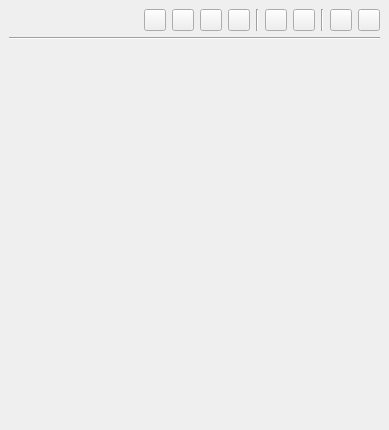
<?xml version="1.0" encoding="UTF-8"?>
<ui version="4.0">
 <class>DockWidget</class>
 <widget class="QDockWidget" name="DockWidget">
  <property name="geometry">
   <rect>
    <x>0</x>
    <y>0</y>
    <width>389</width>
    <height>430</height>
   </rect>
  </property>
  <property name="allowedAreas">
   <set>Qt::LeftDockWidgetArea|Qt::RightDockWidgetArea</set>
  </property>
  <property name="windowTitle">
   <string>Properties</string>
  </property>
  <widget class="QWidget" name="dockWidgetContents">
   <layout class="QVBoxLayout" name="verticalLayout">
    <item>
     <layout class="QHBoxLayout" name="horizontalLayout">
      <item>
       <widget class="QLabel" name="titleLabel">
        <property name="font">
         <font>
          <pointsize>10</pointsize>
          <weight>75</weight>
          <bold>true</bold>
         </font>
        </property>
        <property name="text">
         <string/>
        </property>
       </widget>
      </item>
      <item>
       <spacer name="horizontalSpacer">
        <property name="orientation">
         <enum>Qt::Horizontal</enum>
        </property>
        <property name="sizeHint" stdset="0">
         <size>
          <width>40</width>
          <height>20</height>
         </size>
        </property>
       </spacer>
      </item>
      <item>
       <widget class="QPushButton" name="addReference">
        <property name="minimumSize">
         <size>
          <width>22</width>
          <height>22</height>
         </size>
        </property>
        <property name="maximumSize">
         <size>
          <width>22</width>
          <height>22</height>
         </size>
        </property>
        <property name="toolTip">
         <string>Add new reference</string>
        </property>
        <property name="text">
         <string/>
        </property>
        <property name="iconSize">
         <size>
          <width>22</width>
          <height>22</height>
         </size>
        </property>
       </widget>
      </item>
      <item>
       <widget class="QPushButton" name="removeReference">
        <property name="minimumSize">
         <size>
          <width>22</width>
          <height>22</height>
         </size>
        </property>
        <property name="maximumSize">
         <size>
          <width>22</width>
          <height>22</height>
         </size>
        </property>
        <property name="toolTip">
         <string>remove existing reference</string>
        </property>
        <property name="text">
         <string/>
        </property>
        <property name="iconSize">
         <size>
          <width>22</width>
          <height>22</height>
         </size>
        </property>
       </widget>
      </item>
      <item>
       <widget class="QPushButton" name="addPublication">
        <property name="minimumSize">
         <size>
          <width>22</width>
          <height>22</height>
         </size>
        </property>
        <property name="maximumSize">
         <size>
          <width>22</width>
          <height>22</height>
         </size>
        </property>
        <property name="toolTip">
         <string>Set publication</string>
        </property>
        <property name="text">
         <string/>
        </property>
        <property name="iconSize">
         <size>
          <width>22</width>
          <height>22</height>
         </size>
        </property>
       </widget>
      </item>
      <item>
       <widget class="QPushButton" name="removePublication">
        <property name="minimumSize">
         <size>
          <width>22</width>
          <height>22</height>
         </size>
        </property>
        <property name="maximumSize">
         <size>
          <width>22</width>
          <height>22</height>
         </size>
        </property>
        <property name="toolTip">
         <string>Remove publication</string>
        </property>
        <property name="text">
         <string/>
        </property>
        <property name="iconSize">
         <size>
          <width>22</width>
          <height>22</height>
         </size>
        </property>
       </widget>
      </item>
      <item>
       <widget class="Line" name="linePublication">
        <property name="orientation">
         <enum>Qt::Vertical</enum>
        </property>
       </widget>
      </item>
      <item>
       <widget class="QPushButton" name="linkAddButton">
        <property name="minimumSize">
         <size>
          <width>22</width>
          <height>22</height>
         </size>
        </property>
        <property name="maximumSize">
         <size>
          <width>22</width>
          <height>22</height>
         </size>
        </property>
        <property name="toolTip">
         <string>Add to project</string>
        </property>
        <property name="text">
         <string/>
        </property>
        <property name="iconSize">
         <size>
          <width>22</width>
          <height>22</height>
         </size>
        </property>
       </widget>
      </item>
      <item>
       <widget class="QPushButton" name="linkRemoveButton">
        <property name="minimumSize">
         <size>
          <width>22</width>
          <height>22</height>
         </size>
        </property>
        <property name="maximumSize">
         <size>
          <width>22</width>
          <height>22</height>
         </size>
        </property>
        <property name="toolTip">
         <string>Remove from project</string>
        </property>
        <property name="text">
         <string/>
        </property>
        <property name="iconSize">
         <size>
          <width>24</width>
          <height>24</height>
         </size>
        </property>
       </widget>
      </item>
      <item>
       <widget class="Line" name="line_2">
        <property name="orientation">
         <enum>Qt::Vertical</enum>
        </property>
       </widget>
      </item>
      <item>
       <widget class="QPushButton" name="newButton">
        <property name="minimumSize">
         <size>
          <width>22</width>
          <height>22</height>
         </size>
        </property>
        <property name="maximumSize">
         <size>
          <width>22</width>
          <height>22</height>
         </size>
        </property>
        <property name="text">
         <string/>
        </property>
        <property name="iconSize">
         <size>
          <width>22</width>
          <height>22</height>
         </size>
        </property>
       </widget>
      </item>
      <item>
       <widget class="QPushButton" name="deleteButton">
        <property name="minimumSize">
         <size>
          <width>22</width>
          <height>22</height>
         </size>
        </property>
        <property name="maximumSize">
         <size>
          <width>22</width>
          <height>22</height>
         </size>
        </property>
        <property name="text">
         <string/>
        </property>
        <property name="iconSize">
         <size>
          <width>22</width>
          <height>22</height>
         </size>
        </property>
       </widget>
      </item>
     </layout>
    </item>
    <item>
     <widget class="Line" name="line">
      <property name="orientation">
       <enum>Qt::Horizontal</enum>
      </property>
     </widget>
    </item>
    <item>
     <widget class="QWidget" name="contentWidget" native="true"/>
    </item>
    <item>
     <spacer name="verticalSpacer">
      <property name="orientation">
       <enum>Qt::Vertical</enum>
      </property>
      <property name="sizeHint" stdset="0">
       <size>
        <width>20</width>
        <height>40</height>
       </size>
      </property>
     </spacer>
    </item>
   </layout>
  </widget>
 </widget>
 <resources/>
 <connections>
  <connection>
   <sender>deleteButton</sender>
   <signal>clicked()</signal>
   <receiver>DockWidget</receiver>
   <slot>deleteButtonClicked()</slot>
   <hints>
    <hint type="sourcelabel">
     <x>380</x>
     <y>49</y>
    </hint>
    <hint type="destinationlabel">
     <x>387</x>
     <y>41</y>
    </hint>
   </hints>
  </connection>
  <connection>
   <sender>newButton</sender>
   <signal>clicked()</signal>
   <receiver>DockWidget</receiver>
   <slot>newButtonClicked()</slot>
   <hints>
    <hint type="sourcelabel">
     <x>354</x>
     <y>49</y>
    </hint>
    <hint type="destinationlabel">
     <x>292</x>
     <y>17</y>
    </hint>
   </hints>
  </connection>
  <connection>
   <sender>linkAddButton</sender>
   <signal>clicked()</signal>
   <receiver>DockWidget</receiver>
   <slot>addToProject()</slot>
   <hints>
    <hint type="sourcelabel">
     <x>286</x>
     <y>38</y>
    </hint>
    <hint type="destinationlabel">
     <x>286</x>
     <y>52</y>
    </hint>
   </hints>
  </connection>
  <connection>
   <sender>linkRemoveButton</sender>
   <signal>clicked()</signal>
   <receiver>DockWidget</receiver>
   <slot>removeFromProject()</slot>
   <hints>
    <hint type="sourcelabel">
     <x>314</x>
     <y>40</y>
    </hint>
    <hint type="destinationlabel">
     <x>312</x>
     <y>52</y>
    </hint>
   </hints>
  </connection>
 </connections>
 <slots>
  <slot>deleteButtonClicked()</slot>
  <slot>newButtonClicked()</slot>
  <slot>attachButtonClicked()</slot>
  <slot>addToProject()</slot>
  <slot>removeFromProject()</slot>
 </slots>
</ui>
